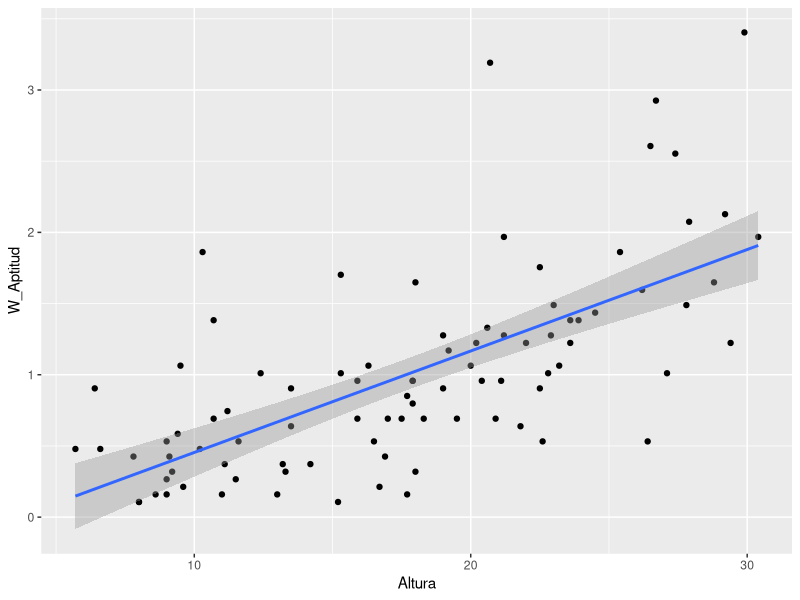
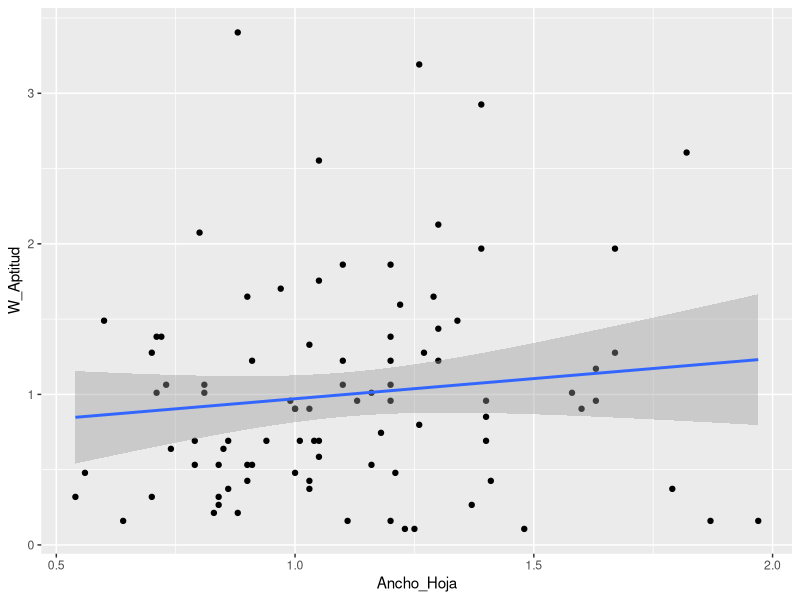
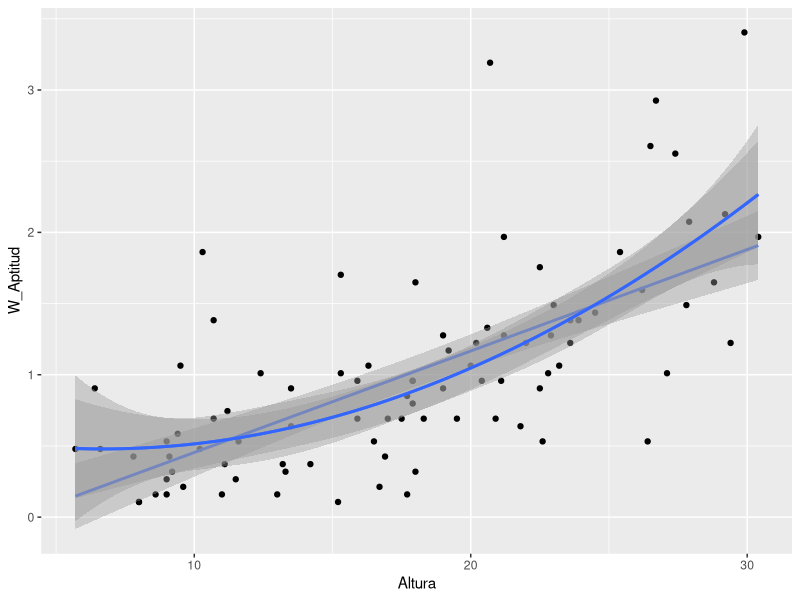

The R script that drew these images, in order:
## ---- chunk 1
knitr::opts_chunk$set(echo = TRUE)
## ---- chunk 2
library(readr)
Lab_Ecol_Data_2019_Veronia_glabra <- read_csv("Lab_Ecol_Data_2019 - Veronia_glabra.csv")

head(Lab_Ecol_Data_2019_Veronia_glabra)
## ---- chunk 3
# calcular el promedio del Esfuerzo_Reproductivo

promedio=mean(Lab_Ecol_Data_2019_Veronia_glabra$Num_Inflorescencia, na.rm = TRUE)
promedio   # en promedio cada individuo tiene x numero de Esfurzo reproductive

# AHORA crear una nueva columna con W_Aptitud

Lab_Ecol_Data_2019_Veronia_glabra$W_Aptitud=Lab_Ecol_Data_2019_Veronia_glabra$Num_Inflorescencia/promedio

# vea los datos 

head(Lab_Ecol_Data_2019_Veronia_glabra)

## ---- chunk 4
library(ggplot2)

ggplot(Lab_Ecol_Data_2019_Veronia_glabra, aes(Altura, W_Aptitud))+
  geom_point() +  # poner los puntos
  geom_smooth(method=lm) # poner una regresion lineal

## ---- chunk 5
library(ggplot2)

ggplot(Lab_Ecol_Data_2019_Veronia_glabra, aes(Ancho_Hoja, W_Aptitud))+
  geom_point() +  # poner los puntos
  geom_smooth(method=lm) # poner una regresion lineal

## ---- chunk 6
library(ggplot2)

ggplot(Lab_Ecol_Data_2019_Veronia_glabra, aes(Altura, W_Aptitud))+
  geom_point() +  # poner los puntos
  geom_smooth(method=lm)+
  geom_smooth(method=lm, formula=y~poly(x,2))+
  geom_smooth(method=lm, formula=y~poly(x,3))# poner una regresion lineal

